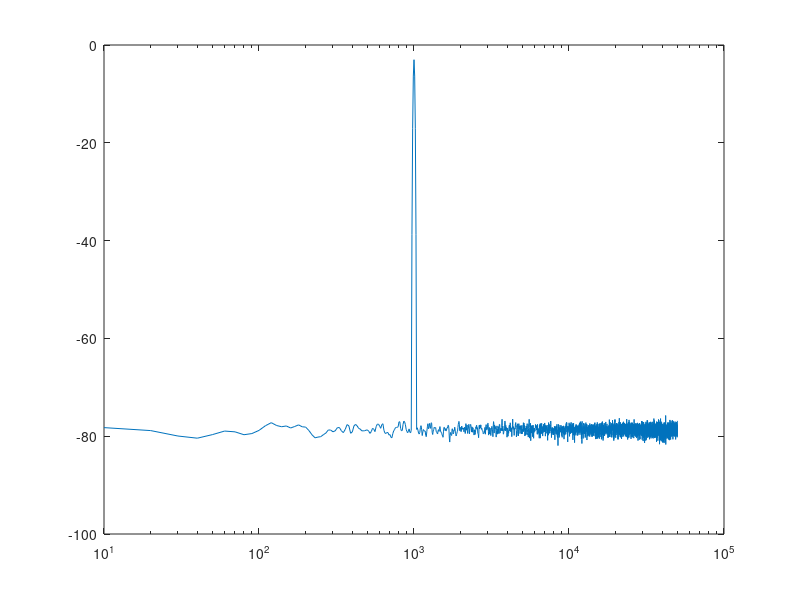

The MATLAB script that drew this image:
close all
clear
clc
%% Set values of noises and signals
V2n    = (1e-4)^2;
ASig   = sqrt(2)*1.0;
FSig   = 100;
TSamp  = 1e-4;
TStop  = 0.1;
NSim   = 32;
rSeed=1454;
%sim('sig_noise')
Q = 8; A = 1; Phase = 0; DC = 0; fo = FSig; n = 10000; t     = (0:(n-1))./(1/TSamp);
r_amp = 0.01;
r     = -r_amp + (r_amp - -r_amp)*rand(1, n);
vout = round( 2^Q * (A * sin(2*pi*fo*t + Phase) + DC + r) ) ./ 2^Q;
%% Evaluate Fourier Transform and plot
N=max(size(vout));
%W = hanning(N);          %WN = ’Hanning Window’;
W = blackmanharris(N);   %WN = ’Blackman-Harris Window’;
%W = ones(N,1);           %WN = ’Rectangular Window’;
CG=sum(W)/N;             % Coherent Gain of the window
NG=sum(W.^2)/N;          % Noise Gain of the window
fbin=1/TStop;            % Frequency bin width
NF=fbin*NG/CG^2;         % Factor to be used when plotting an ideal PSD
                         % into the same plot%Calculate one-sided power spectral density
Y=vout.*W';               % Windowing
YF = abs(fft(Y))/CG/N;   % Transformed signal divided by coherent gain
f = (0:(N-1)/2)/TStop;   % Frequency Axis of half of the FFT
Pyy = 2*YF.^2;           % One-Sided Power Spectral Density
Pyy(1)=Pyy(1)/2;         % The DC component should not be doubled
for k=1:NSim-1,
  krSeed = 169+13*k;
  r     = -r_amp + (r_amp - -r_amp)*rand(1, n);
  vout = round( 2^Q * (A * sin(2*pi*fo*t + Phase) + DC + r) ) ./ 2^Q;
  Y=vout.*W';               % Windowing
  YF = abs(fft(Y))/(CG*N);   % Transformed signal divided by coherent gain
  Py = 2*YF.^2;            % One-Sided Power Spectral Density
  Py(1)=Pyy(1)/2;          % The DC component should not be doubled
  Pyy = Pyy+Py;
end

PG = 10*log10(N/2);
Pyy=Pyy/NSim;
PyydB=10*log10(Pyy(1:(N-1)/2+1)); % in dB
semilogx(f,PyydB)